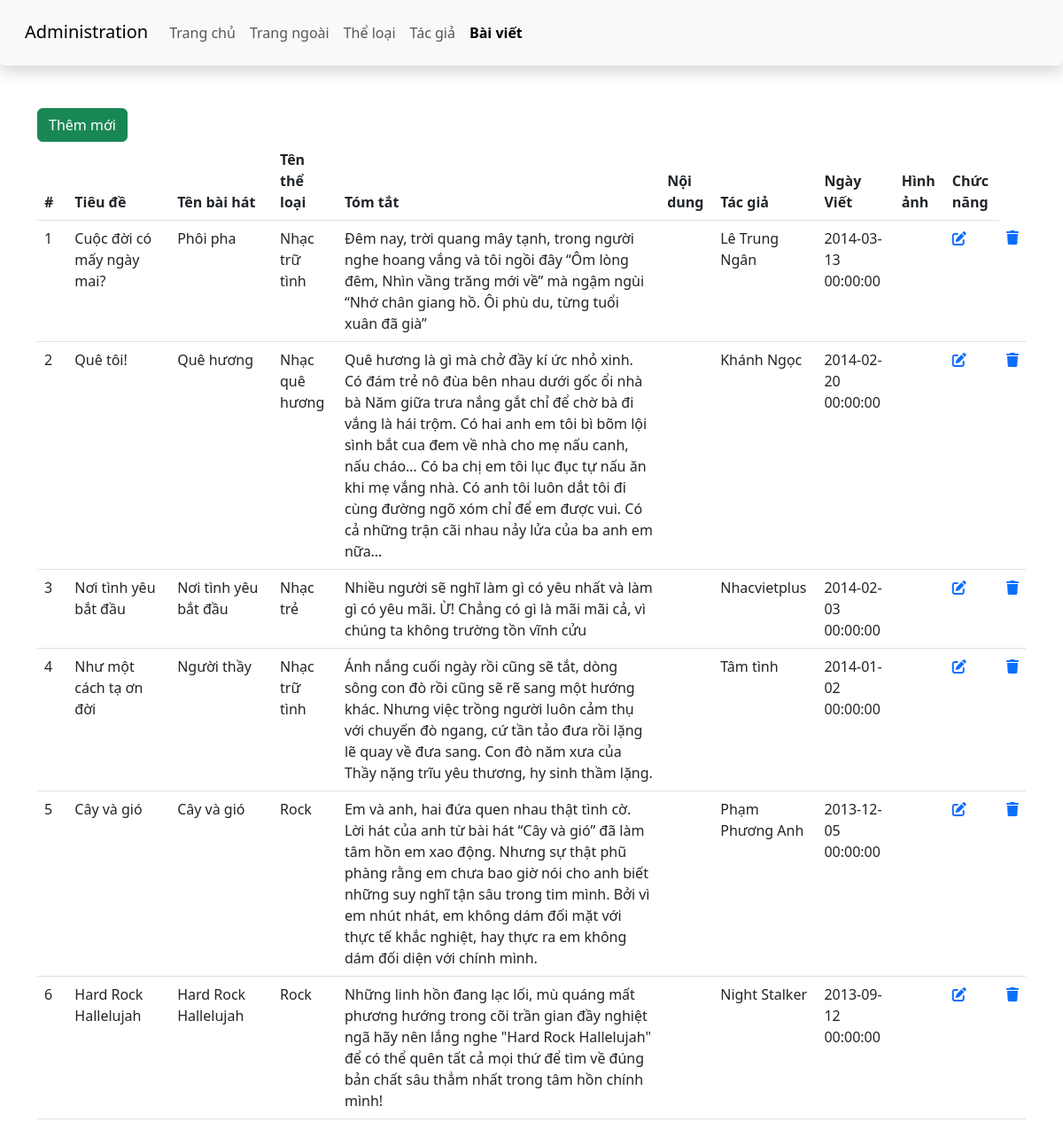
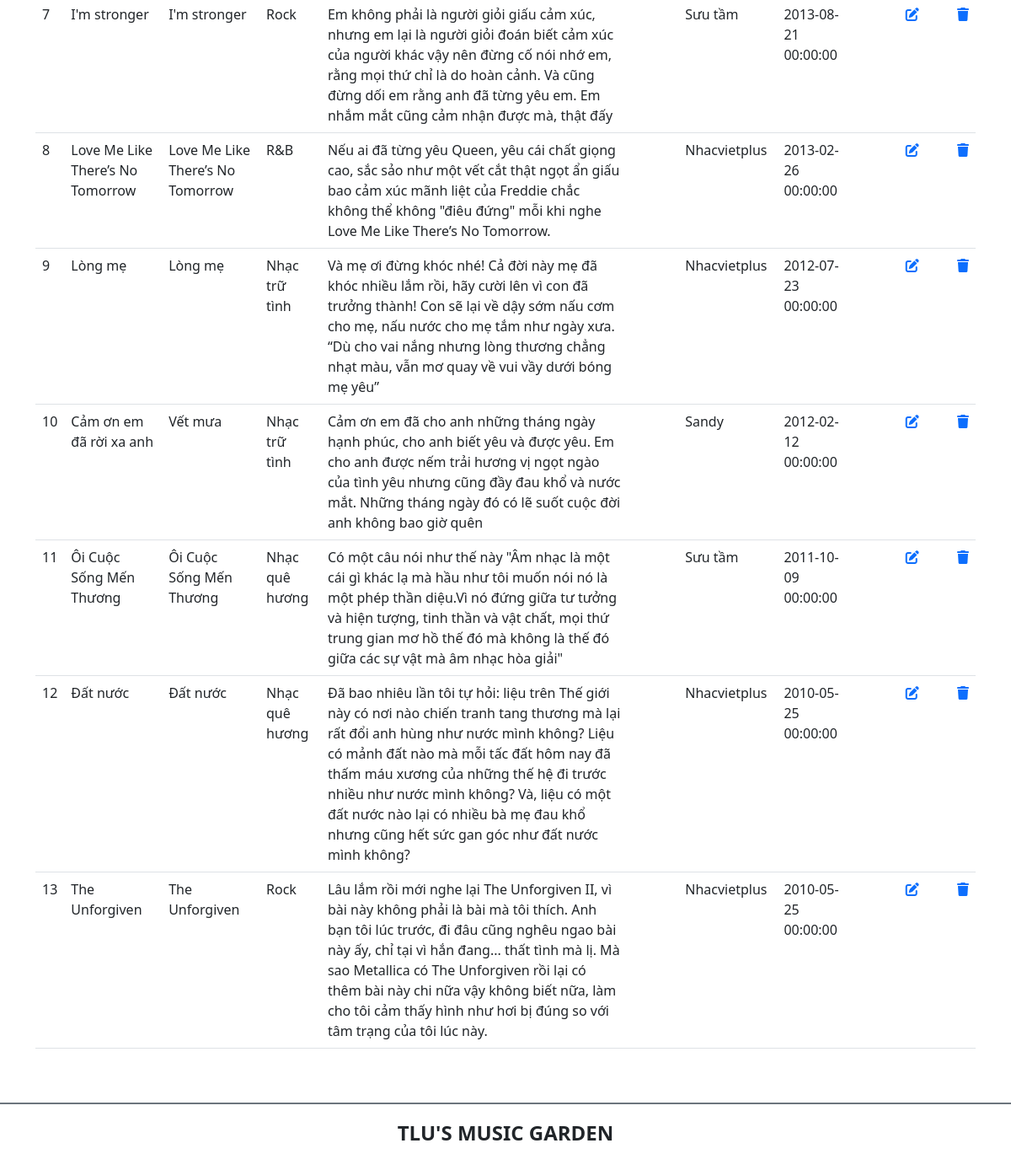
Screenshot of /admin/article.php with the database file from the repository (2 pictures, top to bottom).
### tables this page shows
CREATE TABLE `baiviet` (
  `ma_bviet` int(10) UNSIGNED NOT NULL,
  `tieude` varchar(200) NOT NULL,
  `ten_bhat` varchar(1900) NOT NULL,
  `ma_tloai` int(10) UNSIGNED NOT NULL,
  `tomtat` text NOT NULL,
  `noidung` text DEFAULT NULL,
  `ma_tgia` int(10) UNSIGNED NOT NULL,
  `ngayviet` datetime NOT NULL DEFAULT curdate(),
  `hinhanh` varchar(200) DEFAULT NULL
);

CREATE TABLE `theloai` (
  `ma_tloai` int(10) UNSIGNED NOT NULL,
  `ten_tloai` varchar(50) NOT NULL
);

CREATE TABLE `tacgia` (
  `ma_tgia` int(10) UNSIGNED NOT NULL,
  `ten_tgia` varchar(100) NOT NULL,
  `hinh_tgia` varchar(100) DEFAULT NULL
);

### admin/article.php (the view, shortened to what this page needs)
<?php
    require_once 'DB_con.php';
    $sql = "SELECT ma_bviet,tieude,ten_bhat,".'theloai.ten_tloai'.",tomtat,noidung,".'tacgia.ten_tgia'.",ngayviet,hinhanh FROM baiviet,tacgia,theloai where tacgia.ma_tgia=baiviet.ma_tgia and theloai.ma_tloai=baiviet.ma_tloai ORDER BY ngayviet DESC";
    $result = mysqli_query($conn, $sql);
?>
<!DOCTYPE html>
<html lang="en">
<head>
    <link href="https://cdn.jsdelivr.net/npm/bootstrap@5.3.0-alpha1/dist/css/bootstrap.min.css" rel="stylesheet">
    <link rel="stylesheet" href="https://cdnjs.cloudflare.com/ajax/libs/font-awesome/6.3.0/css/all.min.css" />
    <link rel="stylesheet" href="css/style_login.css">
</head>
<body>
    <header>
        <nav class="navbar navbar-expand-lg bg-body-tertiary shadow p-3 bg-white rounded">
            <div class="container-fluid">
                <div class="h3">
                    <a class="navbar-brand" href="#">Administration</a>
                </div>
                <div class="collapse navbar-collapse" id="navbarSupportedContent">
                <ul class="navbar-nav me-auto mb-2 mb-lg-0">
                    <li class="nav-item">
                        <a class="nav-link" aria-current="page" href="./">Trang chủ</a>
                    </li>
                    <li class="nav-item">
                        <a class="nav-link" href="../index.php">Trang ngoài</a>
                    </li>
                    <li class="nav-item">
                        <a class="nav-link" href="category.php">Thể loại</a>
                    </li>
                    <li class="nav-item">
                        <a class="nav-link" href="author.php">Tác giả</a>
                    </li>
                    <li class="nav-item">
                        <a class="nav-link active fw-bold" href="article.php">Bài viết</a>
                    </li>
                </ul>
                </div>
            </div>
        </nav>
    </header>
    <main class="container mt-5 mb-5">
        <div class="row">
            <div class="col-sm">
                <a href="add_article.php" class="btn btn-success">Thêm mới</a>
                <table class="table">
                    <thead>
                        <tr>
                            <th scope="col">#</th>
                            <th scope="col">Tiêu đề</th>
                            <th scope="col">Tên bài hát</th>
                            <th scope="col">Tên thể loại</th>
                            <th scope="col">Tóm tắt</th>
                            <th scope="col">Nội dung</th>
                            <th scope="col">Tác giả</th>
                            <th scope="col">Ngày Viết</th>
                            <th scope="col">Hình ảnh</th>
                            <th>Chức năng</th>
                        </tr>
                    </thead>
                    <tbody>
                        <?php
                        $count =0;
                        if(mysqli_num_rows($result) > 0){
                            while($row = mysqli_fetch_assoc($result)){
                                $count ++;
                        ?>
                        <tr>
                            <td><?= $count?></td>
                            <td><?= $row['tieude']?></td>
                            <td><?= $row['ten_bhat']?></td>
                            <td><?= $row['ten_tloai']?></td>
                            <td><?= $row['tomtat']?></td>
                            <td><?= $row['noidung']?></td>
                            <td><?= $row['ten_tgia']?></td>
                            <td><?= $row['ngayviet']?></td>
                            <td><?= $row['hinhanh']?></td>
                            <td>
                                <a href="edit_article.php?sid=<?= $row['ma_bviet']?>"><i class="fa-solid fa-pen-to-square"></i></a>
                            </td>
                            <td>
                                <a href="process_delete_article.php?sid=<?= $row['ma_bviet']?>"><i class="fa-solid fa-trash"></i></a>
                            </td>
                        </tr>
                        <?php
                            }
                        }
                        ?>
                    </tbody>
                </table>
            </div>
        </div>
    </main>
    <footer class="bg-white d-flex justify-content-center align-items-center border-top border-secondary  border-2" style="height:80px">
        <h4 class="text-center text-uppercase fw-bold">TLU's music garden</h4>
    </footer>
</body>
</html>

### rows the page displays
baiviet: tieude "Cuộc đời có mấy ngày mai?", ten_bhat "Phôi pha", ma_tloai.ten_tloai "Nhạc trữ tình", tomtat "Đêm nay, trời quang mây tạnh, trong người nghe hoang vắng và tôi ngồi đây “Ôm lòng đêm, Nhìn vầng trăng mới về” mà ngậm ngùi “Nhớ chân giang hồ. Ôi phù du, từng tuổi xuân đã già”", ma_tgia.ten_tgia "Lê Trung Ngân", ngayviet "2014-03-13 00:00:00"
baiviet: tieude "Quê tôi!", ten_bhat "Quê hương", ma_tloai.ten_tloai "Nhạc quê hương", tomtat "Quê hương là gì mà chở đầy kí ức nhỏ xinh. Có đám trẻ nô đùa bên nhau dưới gốc ổi nhà bà Năm giữa trưa nắng gắt chỉ để chờ bà đi vắng là hái trộm. Có hai anh em tôi bì bõm lội sình bắt cua đem về nhà cho mẹ nấu canh, nấu cháo… Có ba chị em tôi lục đục tự nấu ăn khi mẹ vắng nhà. Có anh tôi luôn dắt tôi đi cùng đường ngõ xóm chỉ để em được vui. Có cả những trận cãi nhau nảy lửa của ba anh em nữa…", ma_tgia.ten_tgia "Khánh Ngọc", ngayviet "2014-02-20 00:00:00"
baiviet: tieude "Nơi tình yêu bắt đầu", ten_bhat "Nơi tình yêu bắt đầu", ma_tloai.ten_tloai "Nhạc trẻ", tomtat "Nhiều người sẽ nghĩ làm gì có yêu nhất và làm gì có yêu mãi. Ừ! Chẳng có gì là mãi mãi cả, vì chúng ta không trường tồn vĩnh cửu", ma_tgia.ten_tgia "Nhacvietplus", ngayviet "2014-02-03 00:00:00"
baiviet: tieude "Như một cách tạ ơn đời", ten_bhat "Người thầy", ma_tloai.ten_tloai "Nhạc trữ tình", tomtat "Ánh nắng cuối ngày rồi cũng sẽ tắt, dòng sông con đò rồi cũng sẽ rẽ sang một hướng khác. Nhưng việc trồng người luôn cảm thụ với chuyến đò ngang, cứ tần tảo đưa rồi lặng lẽ quay về đưa sang. Con đò năm xưa của Thầy nặng trĩu yêu thương, hy sinh thầm lặng.", ma_tgia.ten_tgia "Tâm tình", ngayviet "2014-01-02 00:00:00"
baiviet: tieude "Cây và gió", ten_bhat "Cây và gió", ma_tloai.ten_tloai "Rock", tomtat "Em và anh, hai đứa quen nhau thật tình cờ. Lời hát của anh từ bài hát “Cây và gió” đã làm tâm hồn em xao động. Nhưng sự thật phũ phàng rằng em chưa bao giờ nói cho anh biết những suy nghĩ tận sâu trong tim mình. Bởi vì em nhút nhát, em không dám đối mặt với thực tế khắc nghiệt, hay thực ra em không dám đối diện với chính mình.", ma_tgia.ten_tgia "Phạm Phương Anh", ngayviet "2013-12-05 00:00:00"
baiviet: tieude "Hard Rock Hallelujah", ten_bhat "Hard Rock Hallelujah", ma_tloai.ten_tloai "Rock", tomtat "Những linh hồn đang lạc lối, mù quáng mất phương hướng trong cõi trần gian đầy nghiệt ngã hãy nên lắng nghe \"Hard Rock Hallelujah\" để có thể quên tất cả mọi thứ để tìm về đúng bản chất sâu thẳm nhất trong tâm hồn chính mình!", ma_tgia.ten_tgia "Night Stalker", ngayviet "2013-09-12 00:00:00"
baiviet: tieude "I'm stronger", ten_bhat "I'm stronger", ma_tloai.ten_tloai "Rock", tomtat "Em không phải là người giỏi giấu cảm xúc, nhưng em lại là người giỏi đoán biết cảm xúc của người khác vậy nên đừng cố nói nhớ em, rằng mọi thứ chỉ là do hoàn cảnh. Và cũng đừng dối em rằng anh đã từng yêu em. Em nhắm mắt cũng cảm nhận được mà, thật đấy", ma_tgia.ten_tgia "Sưu tầm", ngayviet "2013-08-21 00:00:00"
baiviet: tieude "Love Me Like There’s No Tomorrow", ten_bhat "Love Me Like There’s No Tomorrow", ma_tloai.ten_tloai "R&B", tomtat "Nếu ai đã từng yêu Queen, yêu cái chất giọng cao, sắc sảo như một vết cắt thật ngọt ẩn giấu bao cảm xúc mãnh liệt của Freddie chắc không thể không \"điêu đứng\" mỗi khi nghe Love Me Like There’s No Tomorrow.", ma_tgia.ten_tgia "Nhacvietplus", ngayviet "2013-02-26 00:00:00"
baiviet: tieude "Lòng mẹ", ten_bhat "Lòng mẹ", ma_tloai.ten_tloai "Nhạc trữ tình", tomtat "Và mẹ ơi đừng khóc nhé! Cả đời này mẹ đã khóc nhiều lắm rồi, hãy cười lên vì con đã trưởng thành! Con sẽ lại về dậy sớm nấu cơm cho mẹ, nấu nước cho mẹ tắm như ngày xưa. “Dù cho vai nắng nhưng lòng thương chẳng nhạt màu, vẫn mơ quay về vui vầy dưới bóng mẹ yêu”", ma_tgia.ten_tgia "Nhacvietplus", ngayviet "2012-07-23 00:00:00"
baiviet: tieude "Cảm ơn em đã rời xa anh", ten_bhat "Vết mưa", ma_tloai.ten_tloai "Nhạc trữ tình", tomtat "Cảm ơn em đã cho anh những tháng ngày hạnh phúc, cho anh biết yêu và được yêu. Em cho anh được nếm trải hương vị ngọt ngào của tình yêu nhưng cũng đầy đau khổ và nước mắt. Những tháng ngày đó có lẽ suốt cuộc đời anh không bao giờ quên", ma_tgia.ten_tgia "Sandy", ngayviet "2012-02-12 00:00:00"
baiviet: tieude "Ôi Cuộc Sống Mến Thương", ten_bhat "Ôi Cuộc Sống Mến Thương", ma_tloai.ten_tloai "Nhạc quê hương", tomtat "Có một câu nói như thế này \"Âm nhạc là một cái gì khác lạ mà hầu như tôi muốn nói nó là một phép thần diệu.Vì nó đứng giữa tư tưởng và hiện tượng, tinh thần và vật chất, mọi thứ trung gian mơ hồ thế đó mà không là thế đó giữa các sự vật mà âm nhạc hòa giải\"", ma_tgia.ten_tgia "Sưu tầm", ngayviet "2011-10-09 00:00:00"
baiviet: tieude "Đất nước", ten_bhat "Đất nước", ma_tloai.ten_tloai "Nhạc quê hương", tomtat "Đã bao nhiêu lần tôi tự hỏi: liệu trên Thế giới này có nơi nào chiến tranh tang thương mà lại rất đổi anh hùng như nước mình không? Liệu có mảnh đất nào mà mỗi tấc đất hôm nay đã thấm máu xương của những thế hệ đi trước nhiều như nước mình không? Và, liệu có một đất nước nào lại có nhiều bà mẹ đau khổ nhưng cũng hết sức gan góc như đất nước mình không?", ma_tgia.ten_tgia "Nhacvietplus", ngayviet "2010-05-25 00:00:00"
baiviet: tieude "The Unforgiven", ten_bhat "The Unforgiven", ma_tloai.ten_tloai "Rock", tomtat "Lâu lắm rồi mới nghe lại The Unforgiven II, vì bài này không phải là bài mà tôi thích. Anh bạn tôi lúc trước, đi đâu cũng nghêu ngao bài này ấy, chỉ tại vì hắn đang... thất tình mà lị. Mà sao Metallica có The Unforgiven rồi lại có thêm bài này chi nữa vậy không biết nữa, làm cho tôi cảm thấy hình như hơi bị đúng so với tâm trạng của tôi lúc này.", ma_tgia.ten_tgia "Nhacvietplus", ngayviet "2010-05-25 00:00:00"
